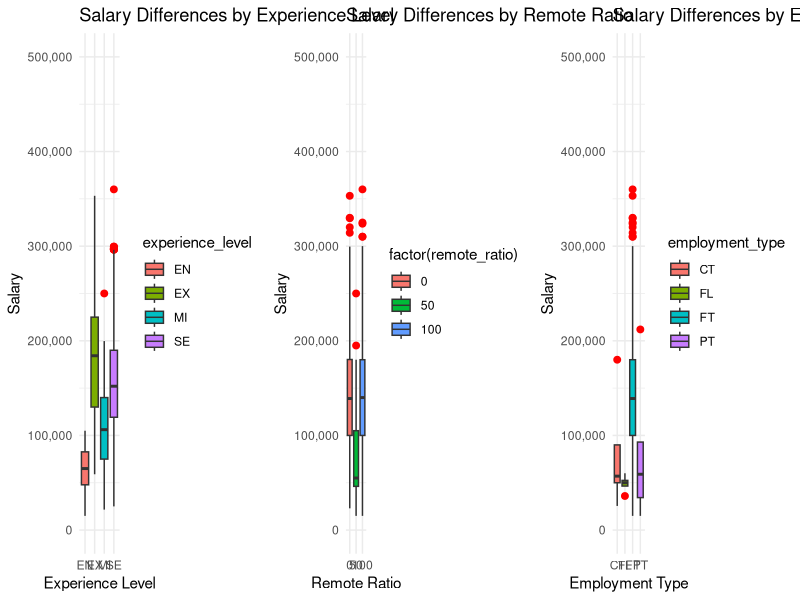
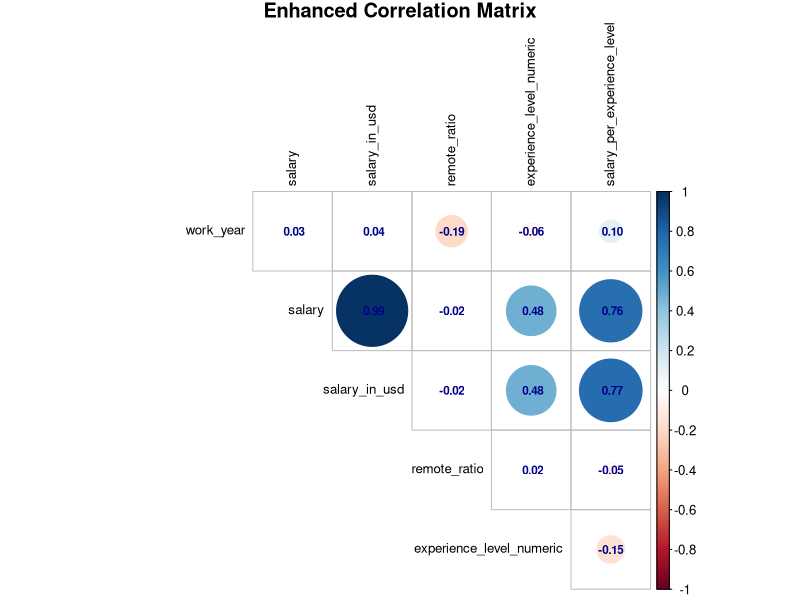
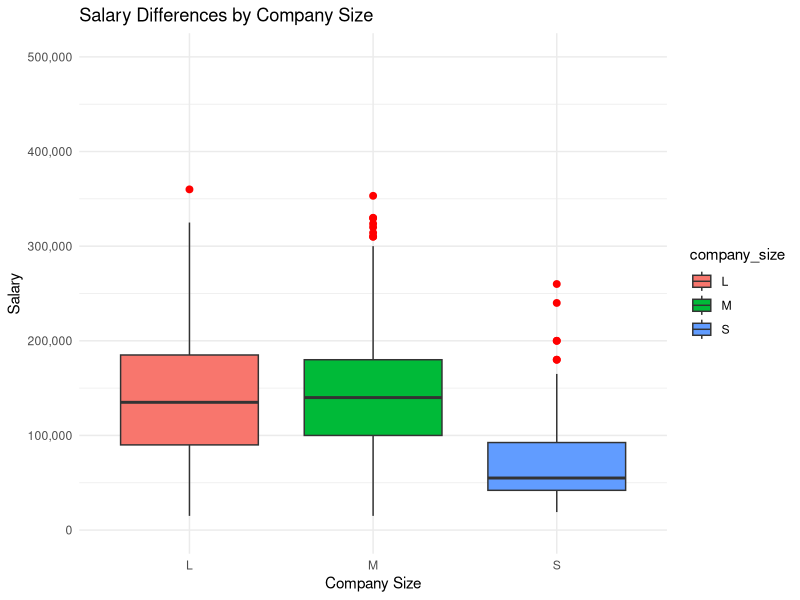
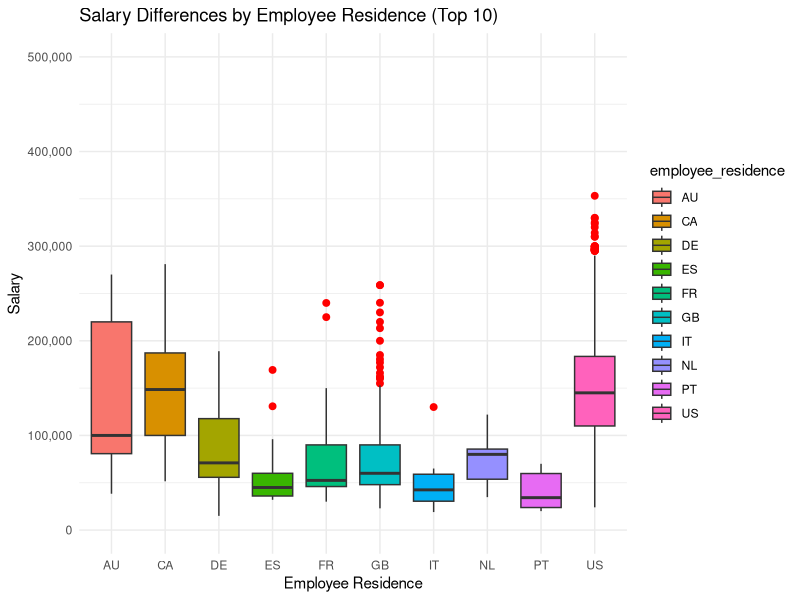
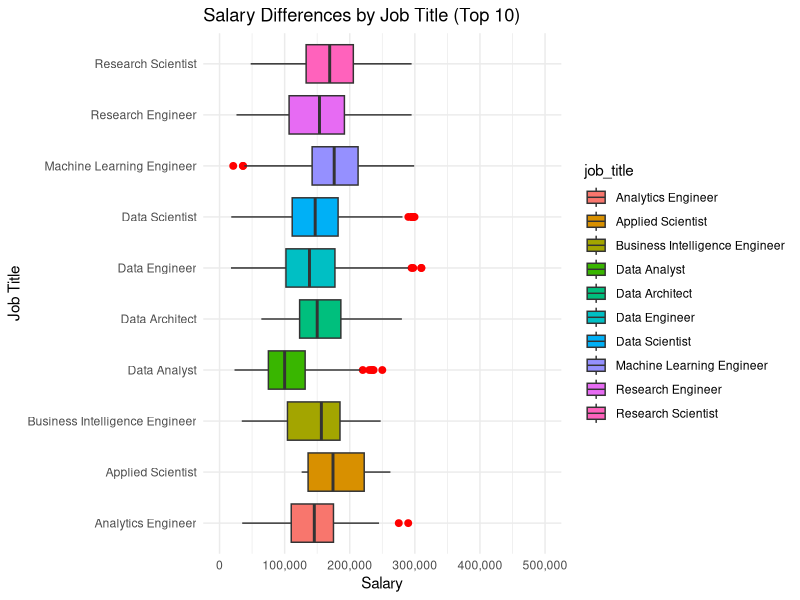

Source code (R) for these figures, in order:
# Gerekli kütüphaneleri yükleyin
if(!require(ggplot2)) install.packages("ggplot2", dependencies = TRUE)
if(!require(dplyr)) install.packages("dplyr", dependencies = TRUE)
if(!require(tidyr)) install.packages("tidyr", dependencies = TRUE)
if(!require(gridExtra)) install.packages("gridExtra", dependencies = TRUE)
if(!require(corrplot)) install.packages("corrplot", dependencies = TRUE)

# Veriyi yükleme
library(readxl)
data <- read_excel("ek_degiskenli.xlsx")

# Maaş değerlerini makul bir aralık ile sınırlama
data <- data %>% filter(salary < 500000, salary_per_experience_level < 100000)

# 3.4 GRUPLAR ARASINDAKİ FARKLILIKLAR
# Salary'a göre Experience Level farklılıkları
salary_experience_plot <- ggplot(data, aes(x = experience_level, y = salary, fill = experience_level)) +
  geom_boxplot(outlier.color = "red", outlier.size = 2) +
  scale_y_continuous(labels = scales::comma, limits = c(0, 500000)) +
  labs(title = "Salary Differences by Experience Level", x = "Experience Level", y = "Salary") +
  theme_minimal()

# Remote Ratio'a göre Salary farklılıkları
salary_remote_plot <- ggplot(data, aes(x = factor(remote_ratio), y = salary, fill = factor(remote_ratio))) +
  geom_boxplot(outlier.color = "red", outlier.size = 2) +
  scale_y_continuous(labels = scales::comma, limits = c(0, 500000)) +
  labs(title = "Salary Differences by Remote Ratio", x = "Remote Ratio", y = "Salary") +
  theme_minimal()

# Employment Type'a göre Salary farklılıkları
salary_employment_plot <- ggplot(data, aes(x = employment_type, y = salary, fill = employment_type)) +
  geom_boxplot(outlier.color = "red", outlier.size = 2) +
  scale_y_continuous(labels = scales::comma, limits = c(0, 500000)) +
  labs(title = "Salary Differences by Employment Type", x = "Employment Type", y = "Salary") +
  theme_minimal()

# Tüm grafikleri yan yana göster
library(gridExtra)
grid.arrange(salary_experience_plot, salary_remote_plot, salary_employment_plot, ncol = 3)

# 3.5 DEĞİŞKENLERİN BİRBİRLERİYLE İLİŞKİSİ
# Korelasyon matrisi için sadece sayısal değişkenleri seçme
numeric_data <- data %>% select_if(is.numeric)
corr_matrix <- cor(numeric_data, use = "complete.obs")

# Sayısal değişkenleri seçerek korelasyon matrisi oluşturma
numeric_data <- data %>% select_if(is.numeric)
corr_matrix <- cor(numeric_data, use = "complete.obs")

# Korelasyon grafiğini detaylandırma
library(corrplot)
corrplot(
  corr_matrix, 
  method = "circle", 
  type = "upper", 
  tl.col = "black", 
  tl.cex = 0.8, 
  title = "Enhanced Correlation Matrix", 
  mar = c(0, 0, 1, 0),
  addCoef.col = "darkblue",          # Korelasyon katsayılarını ekler
  number.cex = 0.7,                   # Katsayıların boyutu
  diag = FALSE,                       # Diagonal ekseni gizler
  order = "original"                 # Değişken sırasını korur
)

# Korelasyon grafiği altına bilgi notu ekleme
cat("Not: Grafikteki renkler ve boyutlar, korelasyonun yönünü ve gücünü göstermektedir. Koyu mavi, pozitif korelasyonu; kırmızı, negatif korelasyonu temsil eder. Katsayılar yuvarlanmış değerlerdir.")


#######################################3
# Maaş değerlerini filtreleme
data <- data %>% filter(salary < 500000, salary_per_experience_level < 100000)

# Salary'a göre Company Size farklılıkları
ggplot(data, aes(x = company_size, y = salary, fill = company_size)) +
  geom_boxplot(outlier.color = "red", outlier.size = 2) +
  scale_y_continuous(labels = scales::comma, limits = c(0, 500000)) +
  labs(title = "Salary Differences by Company Size", x = "Company Size", y = "Salary") +
  theme_minimal()

# Salary'a göre Employee Residence farklılıkları (ilk 10 lokasyon)
top_residences <- data %>% 
  count(employee_residence, sort = TRUE) %>% 
  slice(1:10) %>% 
  pull(employee_residence)

data_filtered <- data %>% filter(employee_residence %in% top_residences)

ggplot(data_filtered, aes(x = employee_residence, y = salary, fill = employee_residence)) +
  geom_boxplot(outlier.color = "red", outlier.size = 2) +
  scale_y_continuous(labels = scales::comma, limits = c(0, 500000)) +
  labs(title = "Salary Differences by Employee Residence (Top 10)", x = "Employee Residence", y = "Salary") +
  theme_minimal()

# Salary'a göre Job Title farklılıkları (ilk 10 pozisyon)
top_jobs <- data %>% 
  count(job_title, sort = TRUE) %>% 
  slice(1:10) %>% 
  pull(job_title)

data_filtered_jobs <- data %>% filter(job_title %in% top_jobs)

ggplot(data_filtered_jobs, aes(x = job_title, y = salary, fill = job_title)) +
  geom_boxplot(outlier.color = "red", outlier.size = 2) +
  scale_y_continuous(labels = scales::comma, limits = c(0, 500000)) +
  labs(title = "Salary Differences by Job Title (Top 10)", x = "Job Title", y = "Salary") +
  coord_flip() +
  theme_minimal()

